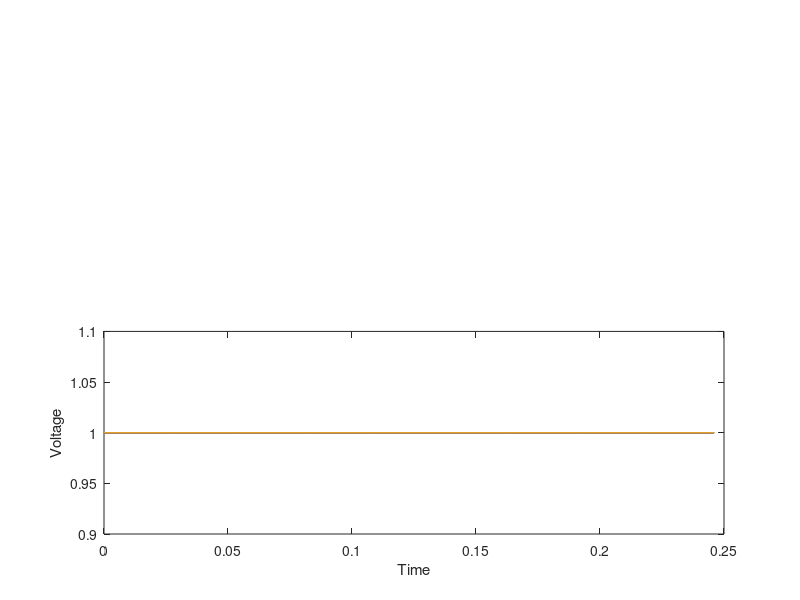
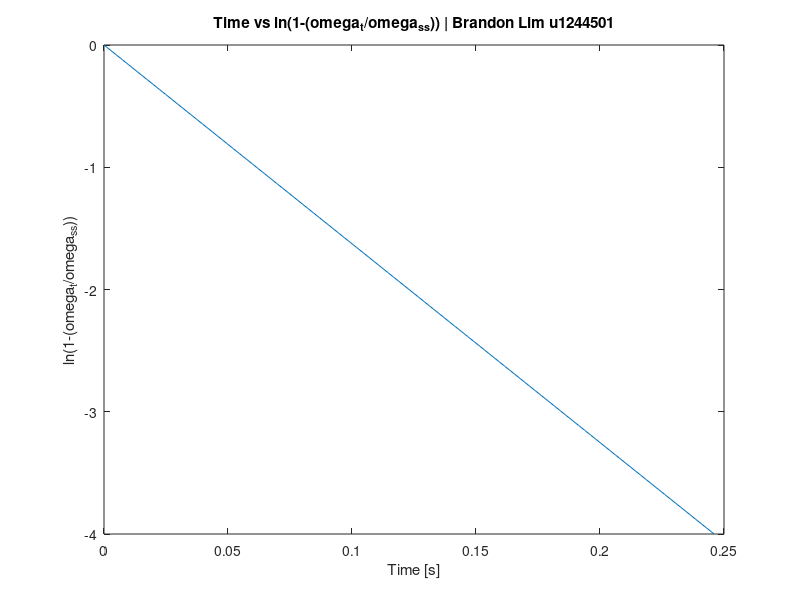

The MATLAB script that drew these images, in order:
%Brandon Lim
clear, clc, close all

sys = tf(1.538,[0.0615, 1]);
figure
subplot(2,1,1)
step(sys)
title("Unit Step Response of Motor Transfer Function | Brandon Lim")
ylabel("Veloctiy")
xlabel("Time")


tau = 0.0615;
tauss = 4*tau;
omegass = 1.538;
subplot(2,1,2)
plot(linspace(0,tauss,10),ones(10))
ylabel("Voltage")
xlabel("Time")

t = linspace(0,tauss,100);
omega = omegass.*(1-exp(-t./tau));

figure
plot(t,log(1-(omega./omegass)))
xlabel("Time [s]");
ylabel("ln(1-(omega_t/omega_s_s))")
title("Time vs ln(1-(omega_t/omega_s_s)) | Brandon Lim u1244501")

